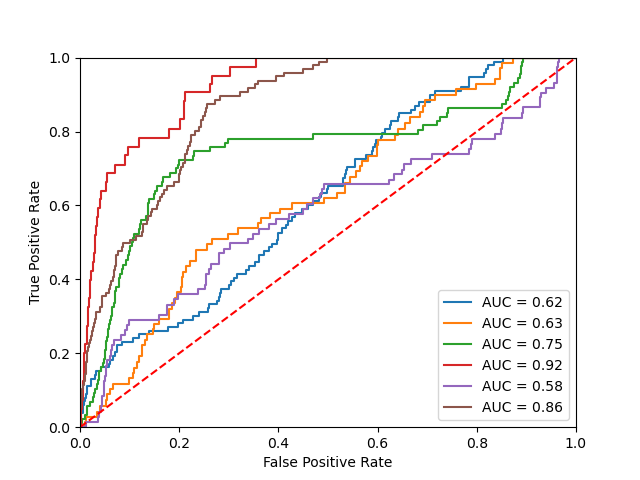

Write Python code to recreate this figure.
from sklearn import svm
import pandas as pd
from sklearn.model_selection import train_test_split
import numpy as np
from matplotlib import pyplot as plt
from sklearn.linear_model import LogisticRegression
from sklearn.ensemble import RandomForestClassifier
from sklearn.model_selection import cross_val_score
import numpy as np
import sklearn.metrics as metrics
import os
import torch
from torch import nn
import math
from scipy.special import softmax

# fig, axes = plt.subplots(1, 1)

data_path = "./data"

roc_per_user = []

for user in os.listdir(data_path):
    print(user)
    files = []
    for condition in os.listdir(os.path.join(data_path, user)):
        files.append(pd.read_csv(os.path.join(data_path, user, condition)))

    df = pd.concat(files)

    class_0 = df[df['label'] == 0]
    class_1 = df[df['label'] == 1]
    class_count_0, class_count_1 = df['label'].value_counts()
    class_1_over = class_1.sample(class_count_0, replace=True)

    test = pd.concat([class_1_over, class_0], axis=0)

    const_emd = math.sqrt(16 * 16 + 12 * 12)

    X = df['emd']
    y = df['label']

    print(len(X))

    min_emd = np.min(X)
    max_emd = np.max(X)

    emds = []
    accs = []

    highest_roc_auc = 0
    highest_fpr = 0
    highest_tpr = 0
    highest_threshold = 0

    for i in range(100):
        cur_emd = (max_emd - min_emd) * i / 100 + min_emd
        pred_y = []
        for x, y_true in zip(X, y):
            if x < cur_emd:
                pred_y.append((cur_emd - x) / (cur_emd - min_emd))
            else:
                pred_y.append((cur_emd - x) / (max_emd - cur_emd))
        # emds.append(cur_emd)
        # accs.append(metrics.accuracy_score(y, pred_y))

        fpr, tpr, threshold = metrics.roc_curve(y, pred_y)
        roc_auc = metrics.auc(fpr, tpr)
        # print(roc_auc)
        # fig, axes = plt.subplots(1, 2)
        # axes[0].scatter(X, pred_y)
        # pred_y = softmax(pred_y)
        # axes[1].scatter(X, pred_y)
        # plt.show()
        if roc_auc > highest_roc_auc:
            highest_roc_auc = roc_auc
            highest_fpr = fpr
            highest_tpr = tpr
            highest_threshold = cur_emd
            break

    roc_per_user.append(highest_roc_auc)

    print(highest_threshold)

    plt.plot(highest_fpr, highest_tpr, label = "AUC = %0.2f"% highest_roc_auc)
plt.legend(loc = 'lower right')
plt.plot([0, 1], [0, 1],'r--')
plt.xlim([0, 1])
plt.ylim([0, 1])
plt.ylabel('True Positive Rate')
plt.xlabel('False Positive Rate')
plt.show()

print(np.mean(np.array(roc_per_user)), np.std(np.array(roc_per_user)))
